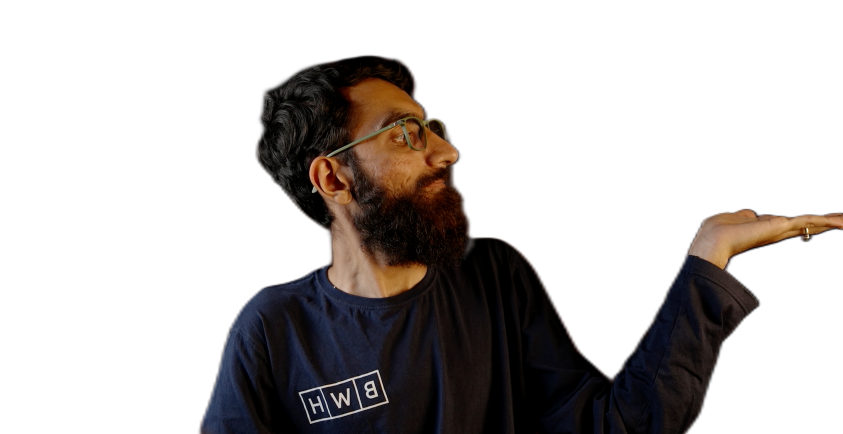
#> input picture graphics/assets/img/hussain-plate.png, 1686 x 868 px, found by its file name (shown at 1/2 size)
$ python grade_subject.py
#> lines starting #> are read from the running program, lines starting #| are printed output that depends on the picture
"""Prepare the subject cutout for the dark violet thumbnail frame.

Two corrections, both to the image as captured — never to the subject himself:

1. Un-mirror. The source is a selfie, so the front camera flipped it: the BWH
   chest logo reads "HWB". Flipping restores reality.
2. Colour. The source is tungsten-lit: measured R/B on the lit hand is 2.15,
   where neutral skin sits ~1.5-1.6 — that's what reads as "orange" against the
   cool #171717 surface. This corrects white balance, calms the residual
   saturation, and tints only the shadows toward the brand violet so the subject
   shares the frame's ambient light.

Geometry beyond the flip is untouched, and the matte is preserved as-is.

    python3 assets/img/grade_subject.py
    hussain-plate.png -> hussain-plate-graded.png
"""
import numpy as np
from PIL import Image

SRC = "assets/img/hussain-plate.png"
DST = "assets/img/hussain-plate-graded.png"

# white balance: takes lit skin from R/B 2.15 -> ~1.6
GAIN = np.array([0.94, 0.98, 1.26], dtype=np.float32)
SATURATION = 0.90
VIOLET = np.array([0.47, 0.34, 0.93], dtype=np.float32)  # --brand #7757ee, normalised
SHADOW_TINT = 0.14      # how far shadows drift toward violet
CONTRAST = 1.06         # gentle S-curve around mid
LUMA = np.array([0.2126, 0.7152, 0.0722], dtype=np.float32)

im = np.array(Image.open(SRC).convert("RGBA")).astype(np.float32)
rgb, alpha = im[:, :, :3] / 255.0, im[:, :, 3:4]
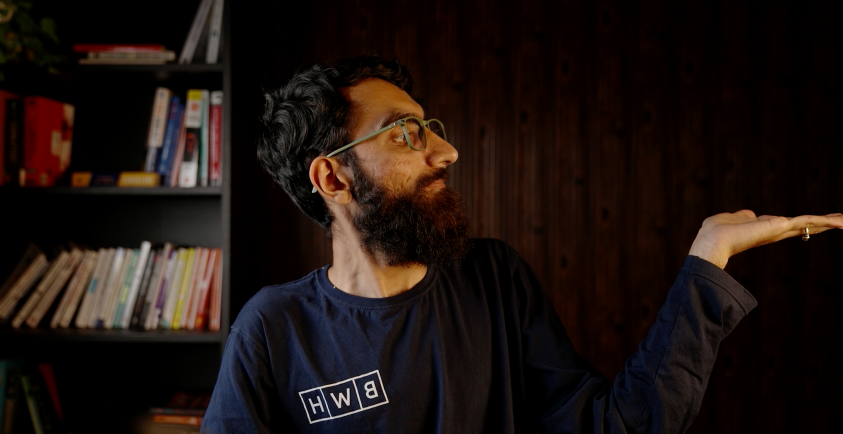
#> rgb: shape (868, 1686, 3) float32 (shown at 1/2 size); mean R, G, B 0.116, 0.0748, 0.0611
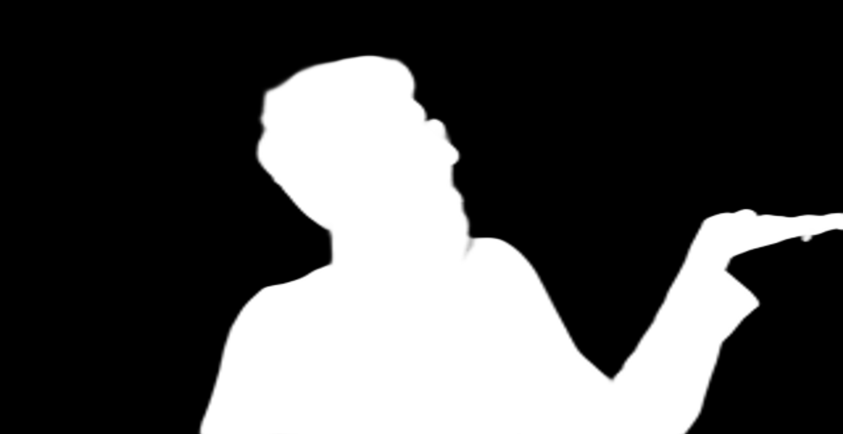
#> alpha: shape (868, 1686, 1) float32 (shown at 1/2 size); min 0, max 255, mean 77.6

rgb *= GAIN
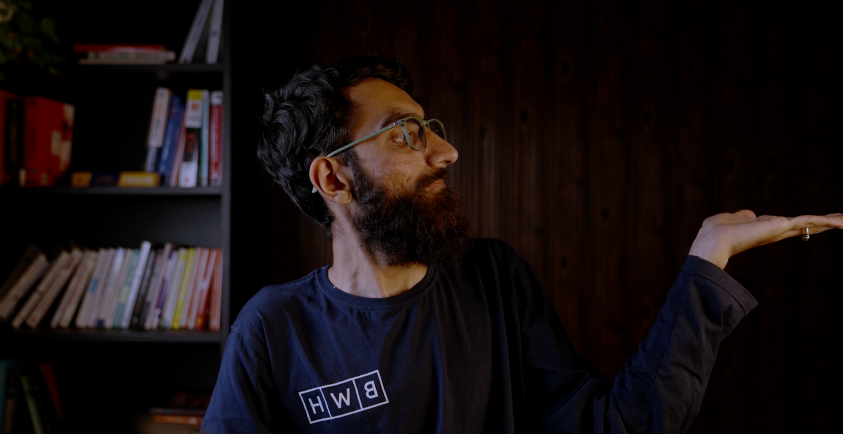
#> rgb: shape (868, 1686, 3) float32 (shown at 1/2 size); mean R, G, B 0.108, 0.0728, 0.0768; drawn with min black and max white

lum = (rgb * LUMA).sum(axis=2, keepdims=True)
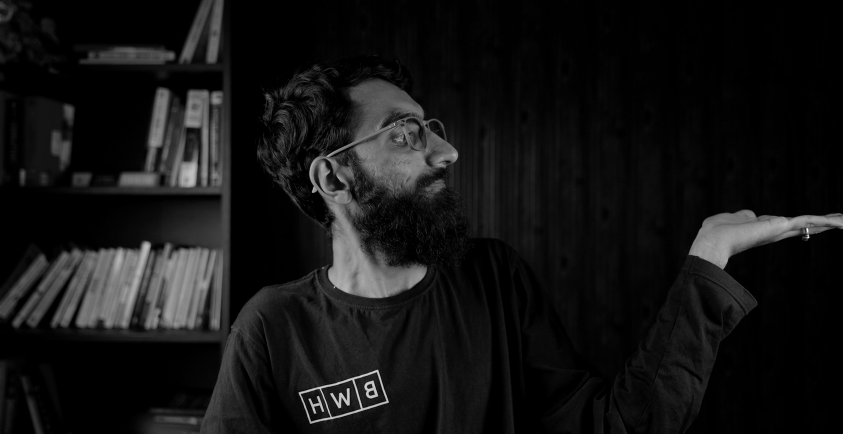
#> lum: shape (868, 1686, 1) float32 (shown at 1/2 size); min 0, max 0.989, mean 0.0807
rgb = lum + (rgb - lum) * SATURATION

# push shadows toward the frame's violet ambient; leave highlights (skin) alone
shadow = np.clip(1.0 - lum * 2.2, 0.0, 1.0) ** 1.5
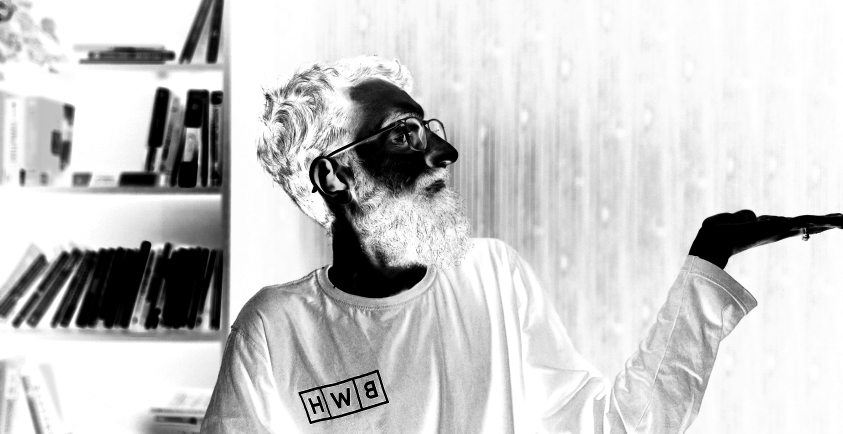
#> shadow: shape (868, 1686, 1) float32 (shown at 1/2 size); min 0, max 1, mean 0.794
rgb = rgb * (1.0 - SHADOW_TINT * shadow) + VIOLET * (SHADOW_TINT * shadow) * lum.clip(0.04, 1.0)

rgb = np.clip((rgb - 0.5) * CONTRAST + 0.5, 0.0, 1.0)
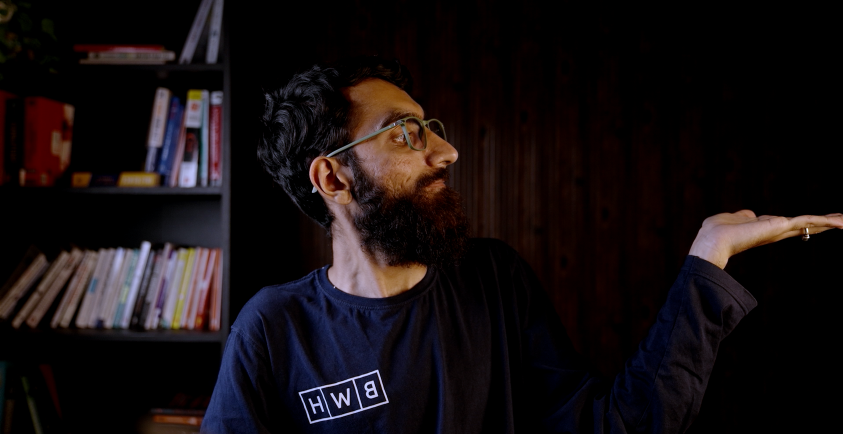
#> rgb: shape (868, 1686, 3) float32 (shown at 1/2 size); mean R, G, B 0.0858, 0.0607, 0.0679

# report the corrected balance on the lit-hand patch (before the flip moves it)
p = (rgb[430:470, 1450:1650].reshape(-1, 3) * 255).mean(0)
#> p = [152.2, 115.8, 97.75]

out = np.concatenate([rgb * 255.0, alpha], axis=2)
out = np.fliplr(out)          # un-mirror the selfie: BWH logo reads correctly
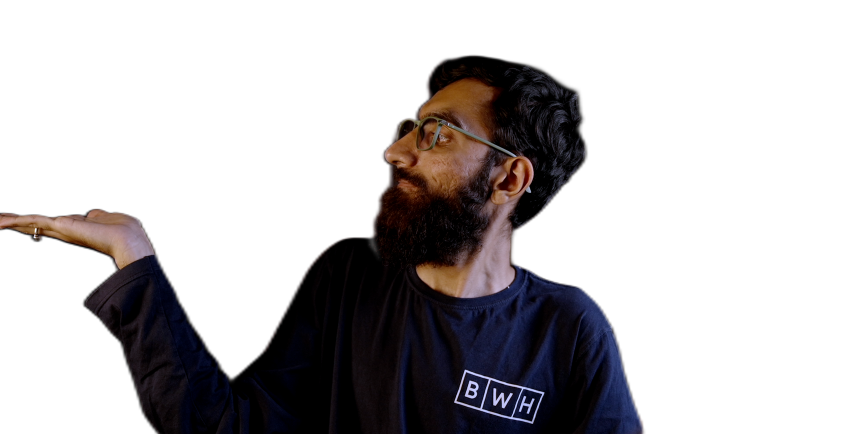
#> out: shape (868, 1686, 4) float32 (shown at 1/2 size); mean R, G, B, A 21.9, 15.5, 17.3, 77.9; transparent parts drawn white
Image.fromarray(np.clip(out, 0, 255).astype(np.uint8)).save(DST)

print(f"wrote {DST} (un-mirrored)")
print(f"lit hand now R={p[0]:.1f} G={p[1]:.1f} B={p[2]:.1f}  R/B={p[0]/p[2]:.2f} (was 2.15)")
#| lit hand now R=152.2 G=115.8 B=97.7  R/B=1.56 (was 2.15)
